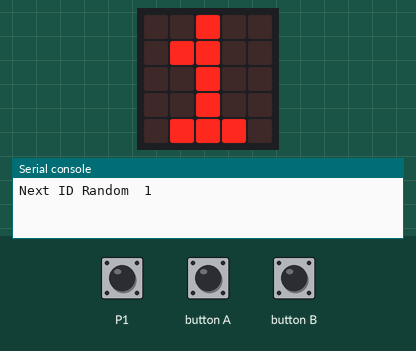
Simulated run of this program. Board: BBC micro:bit running MicroPython. On the bench: the board's 5×5 LED display, the last lines printed to the serial console. The inputs (shaded band) are chosen by the test bench; at power-on: P1 LOW. Random numbers come from a fixed seed; no radio messages arrive unless stated (any console line starting 'radio sent:' is added by the test bench).

Above: at 7.6 s.
7.7 s: P1 pulled HIGH for 0.15 s
At 7.77 s:
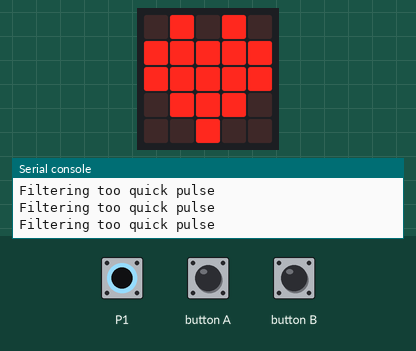
9.3 s: button B pressed for 0.15 s
At 10.5 s:
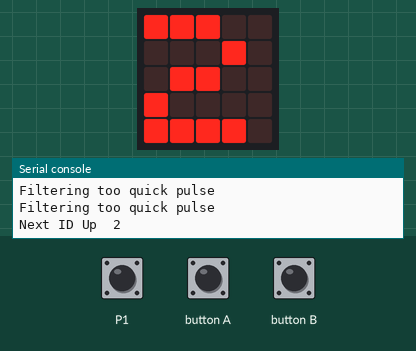
10.9 s: button B pressed for 1 s
At 11.7 s:
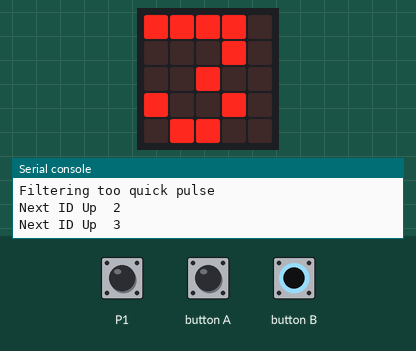
13.4 s: button A pressed for 0.15 s
At 14.6 s:
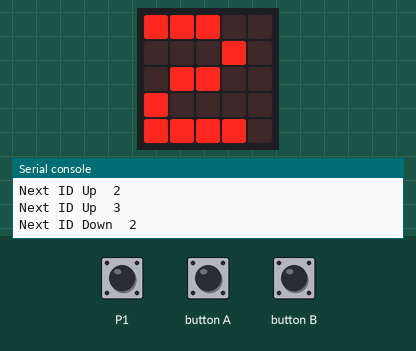
15.0 s: P1 pulled HIGH for 3.2 s
At 16.0 s:
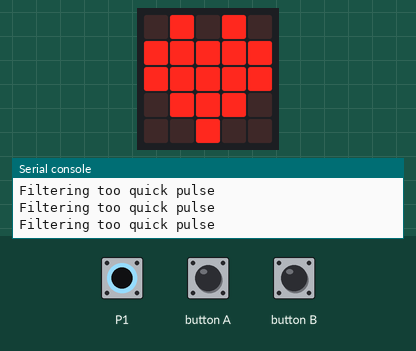
Timing chart, 0 to 18.0 s (numbered marks = the images above; inputs shaded):
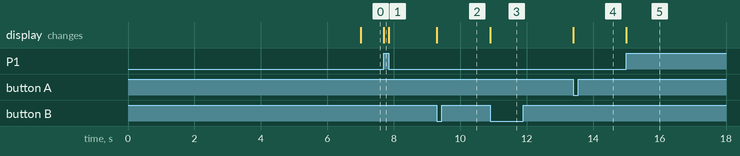

The program:

AlienLove_digitalPulsePinpy.py
```python
from microbit import *
import radio
import random

# General Vars to send to all 7 microbits
nextMicroBit_Id = 0
noOneThereTime = 0

# Pulse to Send
diff_ElapsedPulse = 0
timeEllapsedPulse = 0
last_timeEllapsedPulse = 0
pulseRead = 0
display.show(Image.HEART)
counterRead = 0

# The radio won't work unless it's switched on.
radio.on()
radio.config(channel=19)        # Choose your own channel number
radio.config(power=7)           # Turn the signal up to full strengt

def chooseNewIdUp():
    global nextMicroBit_Id
    global noOneThereTime
    noOneThereTime = running_time()
    nextMicroBit_Id = nextMicroBit_Id+1
    if nextMicroBit_Id > 4:
        nextMicroBit_Id = 0
    print("Next ID Up ",nextMicroBit_Id)

def chooseNewIdDown():
    global nextMicroBit_Id
    global noOneThereTime
    noOneThereTime = running_time()
    nextMicroBit_Id = nextMicroBit_Id-1
    if nextMicroBit_Id < 0:
        nextMicroBit_Id = 4
    print("Next ID Down ",nextMicroBit_Id)

def chooseNewIdRandom():
    global nextMicroBit_Id
    global noOneThereTime
    noOneThereTime = running_time()
    nextMicroBit_Id = random.randint(0,4)
    print("Next ID Random ",nextMicroBit_Id)

def sendRadioPulse():
    global timeEllapsedPulse
    display.show(nextMicroBit_Id)
    timeEllapsedPulse = running_time()
    radio.send("alienBeat_"+str(nextMicroBit_Id))
    print("alienBeat_"+str(nextMicroBit_Id)+" at ", running_time())

while True:
    if button_a.was_pressed():
        chooseNewIdDown()

    if button_b.was_pressed():
        chooseNewIdUp()

    if pin1.read_digital():
        noOneThereTime = running_time()
        display.show(Image.HEART)
        if (running_time() - timeEllapsedPulse) > 700:
            sendRadioPulse()
        else:
            print("Filtering too quick pulse")

    else:
        display.show(nextMicroBit_Id)
        if (running_time() - noOneThereTime) > 7000:
            # choose new ID
            chooseNewIdRandom()
```

Measured:
- after the input at 7.7 s, the display: changes at once (image 1)
- after the input at 9.3 s, the display: changes at once (image 2)
- after the input at 10.9 s, the display: changes at once (image 3)
- after the input at 13.4 s, the display: changes at once (image 4)
